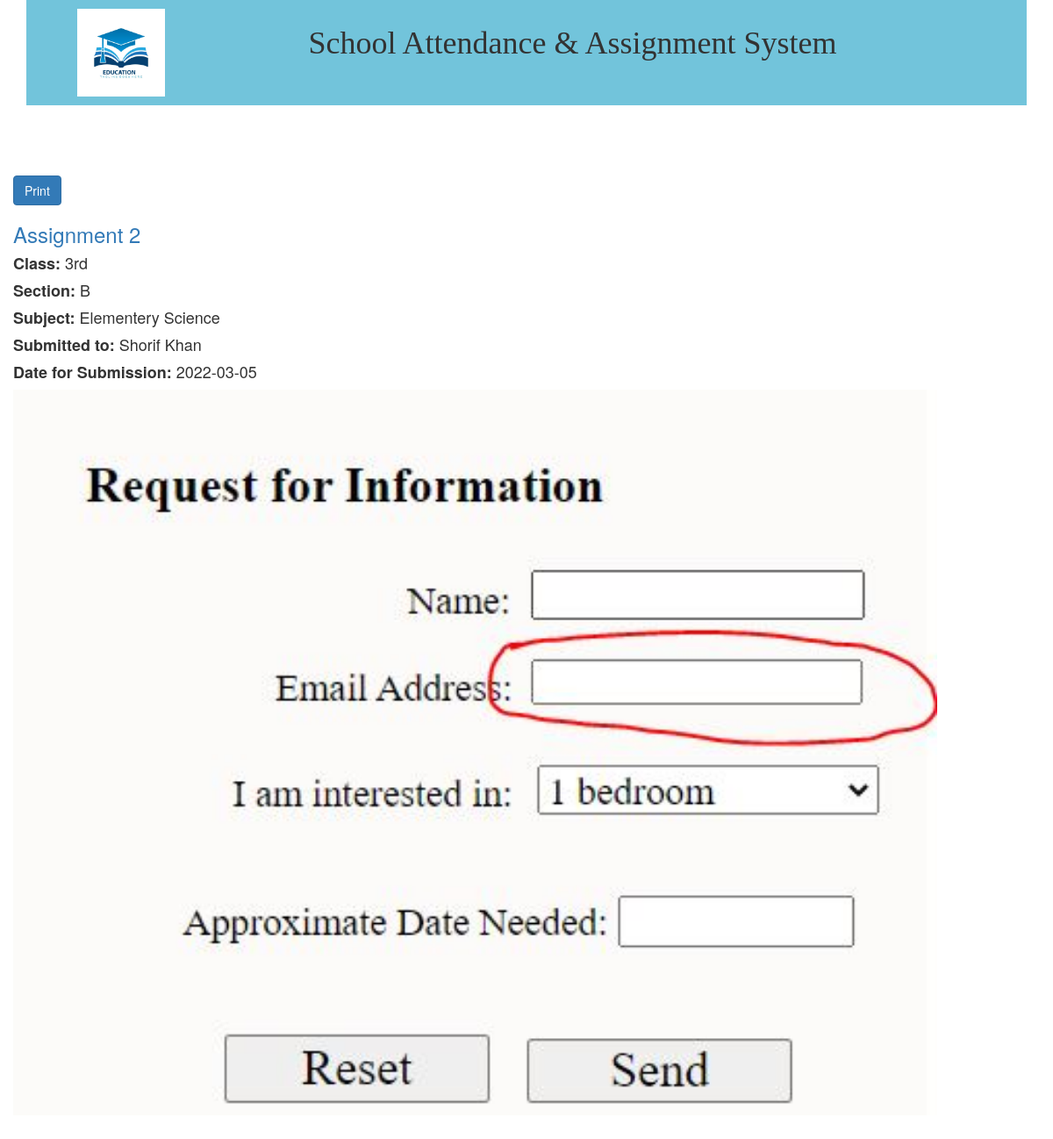
/assignment_detail.php?id=9, run on the app's committed database.
### tables this page shows
CREATE TABLE `assignment` (
  `aid` int(100) NOT NULL,
  `date_submission` date NOT NULL,
  `submit_to` varchar(100) NOT NULL,
  `asn_no` varchar(200) NOT NULL,
  `ques` varchar(300) NOT NULL,
  `asubject` varchar(50) NOT NULL,
  `class` varchar(100) NOT NULL,
  `section` varchar(100) NOT NULL
);

### assignment_detail.php (the view, shortened to what this page needs)
<!DOCTYPE html>
<html lang="en">
  <head>
    <link href="css/bootstrap.min.css" rel="stylesheet">
	<link href="css/dataTables.bootstrap4.min.css" rel="stylesheet">
  </head>
  <body>
    <div class="container">
	<?php include 'header.php';?>
	<?php
require_once './admin/dbcon.php';
$asn_id=$_GET['id'];
$db_sinfo=mysqli_query($link,"SELECT * FROM `assignment` WHERE `aid`='$asn_id'");
  while($row = mysqli_fetch_assoc($db_sinfo)) { ?>
<div class="row notice">
<button class="btn btn-primary " onclick="window.print()">Print</button>
<table>
	<tr>
	<h3><a href="asgn_detail.php?id=<?php echo $row["aid"]; ?>"><?php echo ucwords($row["asn_no"]); ?></a></h3>
						<h4><strong>Class: </strong><?php echo $row["class"]; ?></h4>
						<h4><strong>Section: </strong><?php echo ucwords($row["section"]); ?></h4>
						<h4><strong>Subject: </strong><?php echo $row["asubject"]; ?></h4>
						<h4><strong>Submitted to: </strong><?php echo $sto=ucwords($row["submit_to"]); ?></h4>
						<h4><strong>Date for Submission: </strong><?php echo $row["date_submission"]; ?></h4>
	</tr>
	<tr>
	<img class="img-fluid" alt="Responsive image" src="admin/uploads/<?php echo $row["ques"]; ?>" />
	</tr>
</table>
</div>
  <?php
  }
?>
	</div>
	<br /><br />
  </body>
</html>

### assignment_detail.php (style rules this page uses)
.container { min-height:500px; }
img { width:100px; }
.img-fluid { width:90%; }

### data on the page
assignment: asn_no "Assignment 2", class "3rd", section "B", asubject "Elementery Science", submit_to "Shorif Khan", date_submission "2022-03-05", ques (picture)
